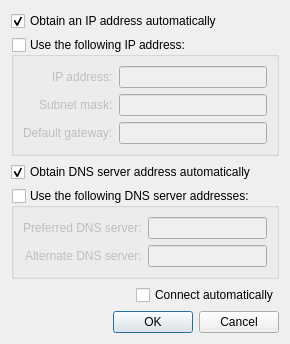
<?xml version="1.0" encoding="UTF-8"?>
<ui version="4.0">
 <class>Ipv4ConfigurationDialog</class>
 <widget class="QDialog" name="Ipv4ConfigurationDialog">
  <property name="geometry">
   <rect>
    <x>0</x>
    <y>0</y>
    <width>265</width>
    <height>308</height>
   </rect>
  </property>
  <property name="windowTitle">
   <string notr="true">Advanced</string>
  </property>
  <layout class="QVBoxLayout" name="verticalLayout">
   <item>
    <widget class="QCheckBox" name="autoIpAddress">
     <property name="text">
      <string>Obtain an IP address automatically</string>
     </property>
     <property name="checked">
      <bool>true</bool>
     </property>
     <property name="tristate">
      <bool>false</bool>
     </property>
    </widget>
   </item>
   <item>
    <widget class="QGroupBox" name="manualIpAddress">
     <property name="sizePolicy">
      <sizepolicy hsizetype="Preferred" vsizetype="Maximum">
       <horstretch>0</horstretch>
       <verstretch>0</verstretch>
      </sizepolicy>
     </property>
     <property name="title">
      <string>Use the following IP address:</string>
     </property>
     <property name="checkable">
      <bool>true</bool>
     </property>
     <property name="checked">
      <bool>false</bool>
     </property>
     <layout class="QFormLayout" name="formLayout">
      <property name="fieldGrowthPolicy">
       <enum>QFormLayout::AllNonFixedFieldsGrow</enum>
      </property>
      <property name="labelAlignment">
       <set>Qt::AlignRight|Qt::AlignTrailing|Qt::AlignVCenter</set>
      </property>
      <property name="formAlignment">
       <set>Qt::AlignHCenter|Qt::AlignTop</set>
      </property>
      <item row="0" column="0">
       <widget class="QLabel" name="label">
        <property name="text">
         <string>IP address:</string>
        </property>
       </widget>
      </item>
      <item row="0" column="1">
       <widget class="QLineEdit" name="ipAddress">
        <property name="maximumSize">
         <size>
          <width>160</width>
          <height>16777215</height>
         </size>
        </property>
       </widget>
      </item>
      <item row="1" column="0">
       <widget class="QLabel" name="label_2">
        <property name="text">
         <string>Subnet mask:</string>
        </property>
       </widget>
      </item>
      <item row="1" column="1">
       <widget class="QLineEdit" name="subnetMask">
        <property name="maximumSize">
         <size>
          <width>160</width>
          <height>16777215</height>
         </size>
        </property>
       </widget>
      </item>
      <item row="2" column="0">
       <widget class="QLabel" name="label_3">
        <property name="text">
         <string>Default gateway:</string>
        </property>
       </widget>
      </item>
      <item row="2" column="1">
       <widget class="QLineEdit" name="gateway">
        <property name="maximumSize">
         <size>
          <width>160</width>
          <height>16777215</height>
         </size>
        </property>
       </widget>
      </item>
     </layout>
    </widget>
   </item>
   <item>
    <widget class="QCheckBox" name="autoDns">
     <property name="text">
      <string>Obtain DNS server address automatically</string>
     </property>
     <property name="checked">
      <bool>true</bool>
     </property>
    </widget>
   </item>
   <item>
    <widget class="QGroupBox" name="manualDns">
     <property name="sizePolicy">
      <sizepolicy hsizetype="Preferred" vsizetype="Maximum">
       <horstretch>0</horstretch>
       <verstretch>0</verstretch>
      </sizepolicy>
     </property>
     <property name="title">
      <string>Use the following DNS server addresses:</string>
     </property>
     <property name="flat">
      <bool>false</bool>
     </property>
     <property name="checkable">
      <bool>true</bool>
     </property>
     <property name="checked">
      <bool>false</bool>
     </property>
     <layout class="QFormLayout" name="formLayout_2">
      <property name="labelAlignment">
       <set>Qt::AlignRight|Qt::AlignTrailing|Qt::AlignVCenter</set>
      </property>
      <property name="formAlignment">
       <set>Qt::AlignHCenter|Qt::AlignTop</set>
      </property>
      <item row="0" column="0">
       <widget class="QLabel" name="label_5">
        <property name="text">
         <string>Preferred DNS server:</string>
        </property>
       </widget>
      </item>
      <item row="0" column="1">
       <widget class="QLineEdit" name="preferredDns">
        <property name="maximumSize">
         <size>
          <width>160</width>
          <height>16777215</height>
         </size>
        </property>
       </widget>
      </item>
      <item row="1" column="0">
       <widget class="QLabel" name="label_6">
        <property name="text">
         <string>Alternate DNS server:</string>
        </property>
       </widget>
      </item>
      <item row="1" column="1">
       <widget class="QLineEdit" name="alternateDns">
        <property name="maximumSize">
         <size>
          <width>160</width>
          <height>16777215</height>
         </size>
        </property>
       </widget>
      </item>
     </layout>
    </widget>
   </item>
   <item>
    <layout class="QHBoxLayout" name="horizontalLayout">
     <item>
      <spacer name="horizontalSpacer">
       <property name="orientation">
        <enum>Qt::Horizontal</enum>
       </property>
       <property name="sizeHint" stdset="0">
        <size>
         <width>40</width>
         <height>20</height>
        </size>
       </property>
      </spacer>
     </item>
     <item>
      <widget class="QCheckBox" name="autoConnect">
       <property name="text">
        <string>Connect automatically</string>
       </property>
      </widget>
     </item>
    </layout>
   </item>
   <item>
    <widget class="QDialogButtonBox" name="buttonBox">
     <property name="standardButtons">
      <set>QDialogButtonBox::Cancel|QDialogButtonBox::Ok</set>
     </property>
    </widget>
   </item>
  </layout>
 </widget>
 <resources/>
 <connections>
  <connection>
   <sender>buttonBox</sender>
   <signal>accepted()</signal>
   <receiver>Ipv4ConfigurationDialog</receiver>
   <slot>accept()</slot>
   <hints>
    <hint type="sourcelabel">
     <x>142</x>
     <y>263</y>
    </hint>
    <hint type="destinationlabel">
     <x>83</x>
     <y>284</y>
    </hint>
   </hints>
  </connection>
  <connection>
   <sender>buttonBox</sender>
   <signal>rejected()</signal>
   <receiver>Ipv4ConfigurationDialog</receiver>
   <slot>reject()</slot>
   <hints>
    <hint type="sourcelabel">
     <x>223</x>
     <y>265</y>
    </hint>
    <hint type="destinationlabel">
     <x>245</x>
     <y>283</y>
    </hint>
   </hints>
  </connection>
 </connections>
</ui>
